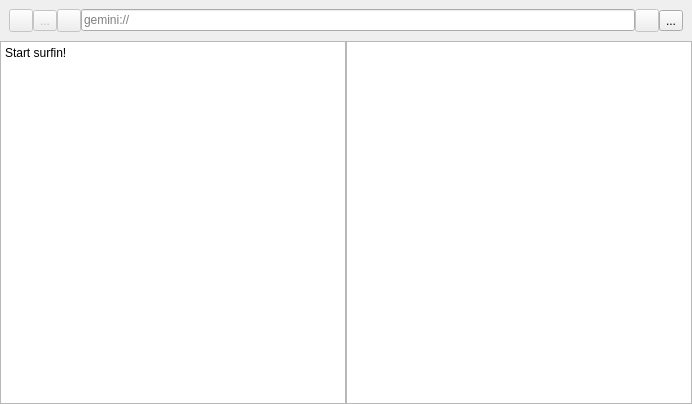
<?xml version="1.0" encoding="UTF-8"?>
<ui version="4.0">
 <class>BrowserTab</class>
 <widget class="QWidget" name="BrowserTab">
  <property name="geometry">
   <rect>
    <x>0</x>
    <y>0</y>
    <width>692</width>
    <height>404</height>
   </rect>
  </property>
  <property name="windowTitle">
   <string>Form</string>
  </property>
  <layout class="QVBoxLayout" name="verticalLayout">
   <property name="spacing">
    <number>0</number>
   </property>
   <property name="leftMargin">
    <number>0</number>
   </property>
   <property name="topMargin">
    <number>0</number>
   </property>
   <property name="rightMargin">
    <number>0</number>
   </property>
   <property name="bottomMargin">
    <number>0</number>
   </property>
   <item>
    <layout class="QHBoxLayout" name="horizontalLayout">
     <property name="leftMargin">
      <number>9</number>
     </property>
     <property name="topMargin">
      <number>9</number>
     </property>
     <property name="rightMargin">
      <number>9</number>
     </property>
     <property name="bottomMargin">
      <number>9</number>
     </property>
     <item>
      <widget class="QToolButton" name="back_button">
       <property name="enabled">
        <bool>false</bool>
       </property>
       <property name="text">
        <string/>
       </property>
       <property name="icon">
        <iconset resource="icons.qrc">
         <normaloff>:/icons/arrow-left.svg</normaloff>:/icons/arrow-left.svg</iconset>
       </property>
      </widget>
     </item>
     <item>
      <widget class="QToolButton" name="forward_button">
       <property name="enabled">
        <bool>false</bool>
       </property>
       <property name="text">
        <string>...</string>
       </property>
       <property name="icon">
        <iconset resource="icons.qrc">
         <normaloff>:/icons/arrow-right.svg</normaloff>:/icons/arrow-right.svg</iconset>
       </property>
      </widget>
     </item>
     <item>
      <widget class="QToolButton" name="refresh_button">
       <property name="enabled">
        <bool>false</bool>
       </property>
       <property name="text">
        <string/>
       </property>
       <property name="icon">
        <iconset resource="icons.qrc">
         <normaloff>:/icons/refresh.svg</normaloff>:/icons/refresh.svg</iconset>
       </property>
      </widget>
     </item>
     <item>
      <widget class="QLineEdit" name="url_bar">
       <property name="placeholderText">
        <string>gemini://</string>
       </property>
      </widget>
     </item>
     <item>
      <widget class="QToolButton" name="fav_button">
       <property name="enabled">
        <bool>false</bool>
       </property>
       <property name="text">
        <string/>
       </property>
       <property name="icon">
        <iconset resource="icons.qrc">
         <normaloff>:/icons/heart-outline.svg</normaloff>
         <normalon>:/icons/heart.svg</normalon>:/icons/heart-outline.svg</iconset>
       </property>
       <property name="checkable">
        <bool>true</bool>
       </property>
       <property name="checked">
        <bool>false</bool>
       </property>
      </widget>
     </item>
     <item>
      <widget class="QToolButton" name="menu_button">
       <property name="text">
        <string>...</string>
       </property>
       <property name="icon">
        <iconset resource="icons.qrc">
         <normaloff>:/icons/menu.svg</normaloff>:/icons/menu.svg</iconset>
       </property>
      </widget>
     </item>
    </layout>
   </item>
   <item>
    <layout class="QHBoxLayout" name="horizontalLayout_2">
     <item>
      <widget class="QTextBrowser" name="text_browser">
       <property name="styleSheet">
        <string notr="true"/>
       </property>
       <property name="autoFormatting">
        <set>QTextEdit::AutoNone</set>
       </property>
       <property name="readOnly">
        <bool>true</bool>
       </property>
       <property name="html">
        <string>&lt;!DOCTYPE HTML PUBLIC &quot;-//W3C//DTD HTML 4.0//EN&quot; &quot;http://www.w3.org/TR/REC-html40/strict.dtd&quot;&gt;
&lt;html&gt;&lt;head&gt;&lt;meta name=&quot;qrichtext&quot; content=&quot;1&quot; /&gt;&lt;style type=&quot;text/css&quot;&gt;
p, li { white-space: pre-wrap; }
&lt;/style&gt;&lt;/head&gt;&lt;body style=&quot; font-family:'Sans Serif'; font-size:9pt; font-weight:400; font-style:normal;&quot;&gt;
&lt;p style=&quot; margin-top:0px; margin-bottom:0px; margin-left:0px; margin-right:0px; -qt-block-indent:0; text-indent:0px;&quot;&gt;Start surfin!&lt;/p&gt;&lt;/body&gt;&lt;/html&gt;</string>
       </property>
       <property name="tabStopWidth">
        <number>40</number>
       </property>
       <property name="openLinks">
        <bool>false</bool>
       </property>
      </widget>
     </item>
     <item>
      <widget class="QGraphicsView" name="graphics_browser">
       <property name="dragMode">
        <enum>QGraphicsView::ScrollHandDrag</enum>
       </property>
       <property name="transformationAnchor">
        <enum>QGraphicsView::AnchorUnderMouse</enum>
       </property>
       <property name="resizeAnchor">
        <enum>QGraphicsView::AnchorUnderMouse</enum>
       </property>
      </widget>
     </item>
    </layout>
   </item>
  </layout>
 </widget>
 <resources>
  <include location="icons.qrc"/>
 </resources>
 <connections/>
</ui>
